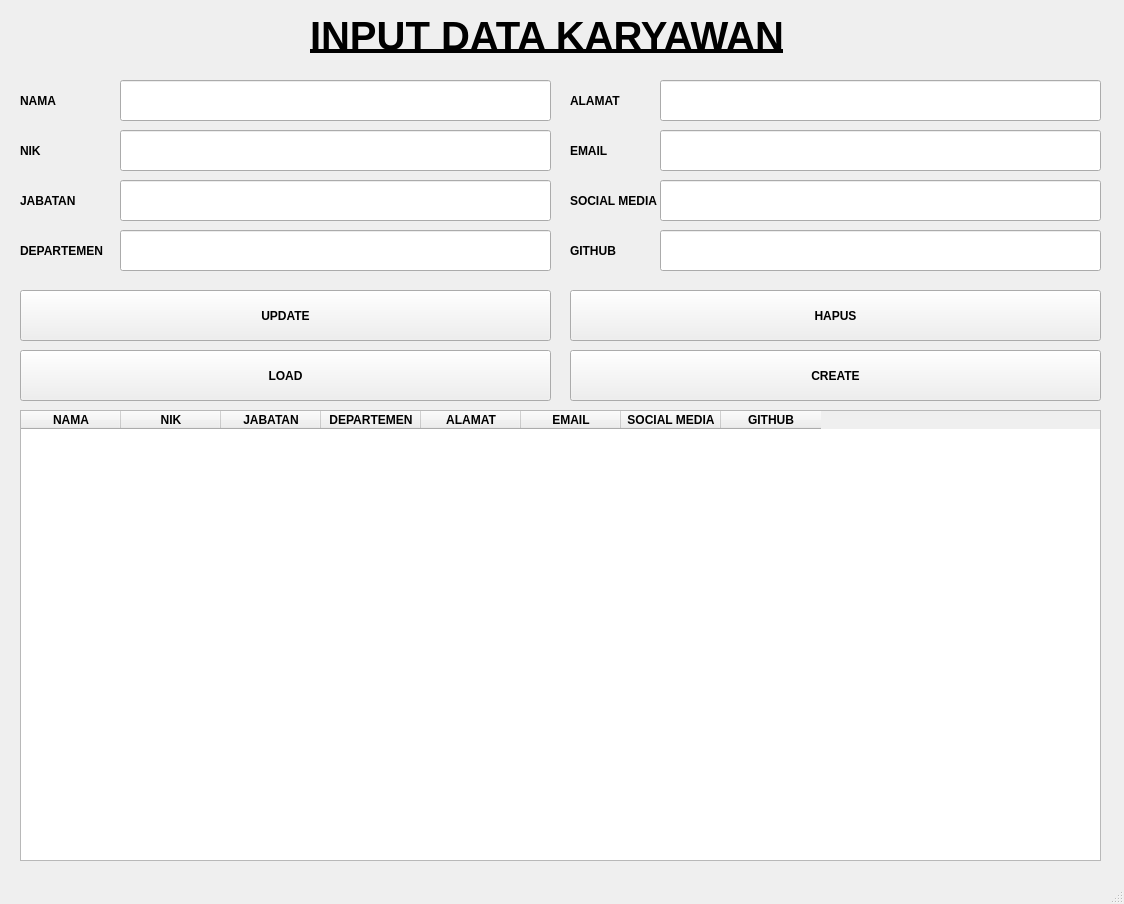
<?xml version="1.0" encoding="UTF-8"?>
<ui version="4.0">
 <class>MainWindow</class>
 <widget class="QMainWindow" name="MainWindow">
  <property name="geometry">
   <rect>
    <x>0</x>
    <y>0</y>
    <width>1124</width>
    <height>904</height>
   </rect>
  </property>
  <property name="font">
   <font>
    <weight>75</weight>
    <bold>true</bold>
   </font>
  </property>
  <property name="windowTitle">
   <string>MainWindow</string>
  </property>
  <widget class="QWidget" name="centralwidget">
   <widget class="QTableWidget" name="tableWidget">
    <property name="geometry">
     <rect>
      <x>20</x>
      <y>410</y>
      <width>1081</width>
      <height>451</height>
     </rect>
    </property>
    <column>
     <property name="text">
      <string>NAMA</string>
     </property>
    </column>
    <column>
     <property name="text">
      <string>NIK</string>
     </property>
    </column>
    <column>
     <property name="text">
      <string>JABATAN</string>
     </property>
    </column>
    <column>
     <property name="text">
      <string>DEPARTEMEN</string>
     </property>
    </column>
    <column>
     <property name="text">
      <string>ALAMAT</string>
     </property>
    </column>
    <column>
     <property name="text">
      <string>EMAIL</string>
     </property>
    </column>
    <column>
     <property name="text">
      <string>SOCIAL MEDIA</string>
     </property>
    </column>
    <column>
     <property name="text">
      <string>GITHUB</string>
     </property>
    </column>
   </widget>
   <widget class="QLabel" name="label">
    <property name="geometry">
     <rect>
      <x>20</x>
      <y>170</y>
      <width>201</width>
      <height>61</height>
     </rect>
    </property>
    <property name="text">
     <string>JABATAN</string>
    </property>
   </widget>
   <widget class="QLineEdit" name="lineEditNama">
    <property name="geometry">
     <rect>
      <x>120</x>
      <y>180</y>
      <width>431</width>
      <height>41</height>
     </rect>
    </property>
   </widget>
   <widget class="QPushButton" name="pushButton">
    <property name="geometry">
     <rect>
      <x>20</x>
      <y>350</y>
      <width>531</width>
      <height>51</height>
     </rect>
    </property>
    <property name="text">
     <string>LOAD</string>
    </property>
   </widget>
   <widget class="QPushButton" name="pushButtonSimpan">
    <property name="geometry">
     <rect>
      <x>570</x>
      <y>350</y>
      <width>531</width>
      <height>51</height>
     </rect>
    </property>
    <property name="text">
     <string>CREATE</string>
    </property>
   </widget>
   <widget class="QPushButton" name="pushButtonDelete">
    <property name="geometry">
     <rect>
      <x>570</x>
      <y>290</y>
      <width>531</width>
      <height>51</height>
     </rect>
    </property>
    <property name="text">
     <string>HAPUS</string>
    </property>
   </widget>
   <widget class="QPushButton" name="pushButtonUpdate">
    <property name="geometry">
     <rect>
      <x>20</x>
      <y>290</y>
      <width>531</width>
      <height>51</height>
     </rect>
    </property>
    <property name="text">
     <string>UPDATE</string>
    </property>
   </widget>
   <widget class="QLabel" name="label_2">
    <property name="geometry">
     <rect>
      <x>570</x>
      <y>170</y>
      <width>201</width>
      <height>61</height>
     </rect>
    </property>
    <property name="text">
     <string>SOCIAL MEDIA</string>
    </property>
   </widget>
   <widget class="QLineEdit" name="lineEditKelas">
    <property name="geometry">
     <rect>
      <x>660</x>
      <y>180</y>
      <width>441</width>
      <height>41</height>
     </rect>
    </property>
   </widget>
   <widget class="QLabel" name="label_3">
    <property name="geometry">
     <rect>
      <x>570</x>
      <y>220</y>
      <width>201</width>
      <height>61</height>
     </rect>
    </property>
    <property name="text">
     <string>GITHUB</string>
    </property>
   </widget>
   <widget class="QLineEdit" name="lineEditMatprak">
    <property name="geometry">
     <rect>
      <x>660</x>
      <y>230</y>
      <width>441</width>
      <height>41</height>
     </rect>
    </property>
   </widget>
   <widget class="QLabel" name="label_4">
    <property name="geometry">
     <rect>
      <x>20</x>
      <y>220</y>
      <width>201</width>
      <height>61</height>
     </rect>
    </property>
    <property name="text">
     <string>DEPARTEMEN</string>
    </property>
   </widget>
   <widget class="QLineEdit" name="lineEditNpm">
    <property name="geometry">
     <rect>
      <x>120</x>
      <y>230</y>
      <width>431</width>
      <height>41</height>
     </rect>
    </property>
   </widget>
   <widget class="QLabel" name="label_5">
    <property name="enabled">
     <bool>true</bool>
    </property>
    <property name="geometry">
     <rect>
      <x>310</x>
      <y>0</y>
      <width>581</width>
      <height>71</height>
     </rect>
    </property>
    <property name="font">
     <font>
      <pointsize>30</pointsize>
      <italic>false</italic>
      <underline>true</underline>
      <strikeout>false</strikeout>
      <kerning>true</kerning>
     </font>
    </property>
    <property name="text">
     <string>INPUT DATA KARYAWAN</string>
    </property>
    <property name="wordWrap">
     <bool>false</bool>
    </property>
   </widget>
   <widget class="QLineEdit" name="lineEditNpm_2">
    <property name="geometry">
     <rect>
      <x>120</x>
      <y>130</y>
      <width>431</width>
      <height>41</height>
     </rect>
    </property>
   </widget>
   <widget class="QLineEdit" name="lineEditNama_2">
    <property name="geometry">
     <rect>
      <x>120</x>
      <y>80</y>
      <width>431</width>
      <height>41</height>
     </rect>
    </property>
   </widget>
   <widget class="QLabel" name="label_6">
    <property name="geometry">
     <rect>
      <x>570</x>
      <y>120</y>
      <width>201</width>
      <height>61</height>
     </rect>
    </property>
    <property name="text">
     <string>EMAIL</string>
    </property>
   </widget>
   <widget class="QLineEdit" name="lineEditMatprak_2">
    <property name="geometry">
     <rect>
      <x>660</x>
      <y>130</y>
      <width>441</width>
      <height>41</height>
     </rect>
    </property>
   </widget>
   <widget class="QLabel" name="label_7">
    <property name="geometry">
     <rect>
      <x>20</x>
      <y>120</y>
      <width>201</width>
      <height>61</height>
     </rect>
    </property>
    <property name="text">
     <string>NIK</string>
    </property>
   </widget>
   <widget class="QLabel" name="label_8">
    <property name="geometry">
     <rect>
      <x>570</x>
      <y>70</y>
      <width>201</width>
      <height>61</height>
     </rect>
    </property>
    <property name="text">
     <string>ALAMAT</string>
    </property>
   </widget>
   <widget class="QLabel" name="label_9">
    <property name="geometry">
     <rect>
      <x>20</x>
      <y>70</y>
      <width>201</width>
      <height>61</height>
     </rect>
    </property>
    <property name="text">
     <string>NAMA</string>
    </property>
   </widget>
   <widget class="QLineEdit" name="lineEditKelas_2">
    <property name="geometry">
     <rect>
      <x>660</x>
      <y>80</y>
      <width>441</width>
      <height>41</height>
     </rect>
    </property>
   </widget>
  </widget>
  <widget class="QMenuBar" name="menubar">
   <property name="geometry">
    <rect>
     <x>0</x>
     <y>0</y>
     <width>1124</width>
     <height>21</height>
    </rect>
   </property>
  </widget>
  <widget class="QStatusBar" name="statusbar"/>
 </widget>
 <resources/>
 <connections/>
</ui>
